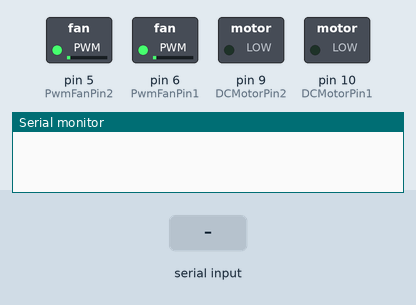
Bench run of a sketch on a simulated Arduino Uno, built with avr-gcc and run on an emulated ATmega328P. Shown: switched loads named in the sketch (green lamp = pin HIGH), the last lines printed to the serial monitor. Inputs (shaded band) come from the test bench.

Above: at 1.2 s.
1.3 s: "<90,45>" received over Serial
At 1.6 s:
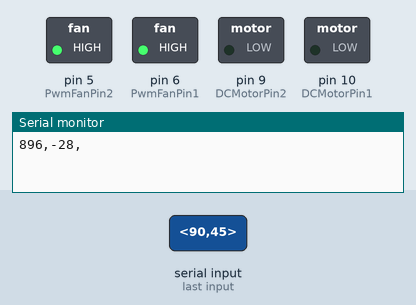
2.8 s: "<30,150>" received over Serial
At 3.9 s:
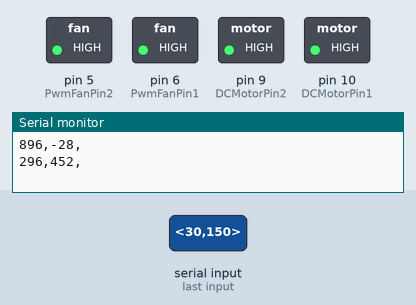
4.3 s: "<5>" received over Serial
At 5.0 s:
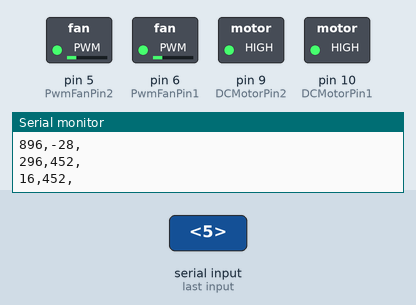
5.8 s: "<90>" received over Serial
At 6.2 s:
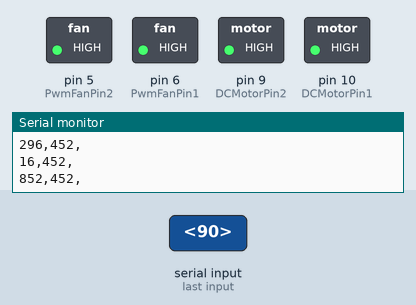
Timing chart, 0 to 8.3 s (numbered marks = the images above; inputs shaded):
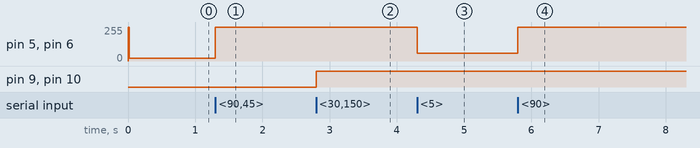

Measured:
- after the input at 1.3 s, pin 5 (PwmFanPin2), pin 6 (PwmFanPin1): 20/255 → 255/255 at once
- after the input at 2.8 s, pin 9 (DCMotorPin2), pin 10 (DCMotorPin1): LOW → HIGH at once
- after the input at 4.3 s, pin 5 (PwmFanPin2), pin 6 (PwmFanPin1): 255/255 → 58/255 at once
- after the input at 5.8 s, pin 5 (PwmFanPin2), pin 6 (PwmFanPin1): 58/255 → 255/255 at once

The sketch:

arduino.ino
```cpp
// Peripherals variables
// FANs
int PwmFanPin1     = 6;   // FAN
int PwmFanPin2     = 5;   // FAN
//int FanStartValue = 1000;
int FanValue      = 785, newfanvalue = 0, newffan = -1;
//int FanMin        = 800;  //2.44V
int FanMin        = 20;  //2.44V
int FanMax        = 255; //11.75V
long timecheck    = 0;

// DC Motors
int DCMotorPin1    = 10;   // FAN
int DCMotorPin2    = 9;   // FAN
int MotorMin       = 0;
int MotorValue     = 0;

// Serial comms variables
const byte numChars = 32;
char receivedChars[numChars];
boolean newData = false;
int i = 0;
int n_ofdata = 2;
int dataarray[] = {0,0,0,0,0,0,0,0};

void setup() {
  //Serial.begin(57600);
  Serial.begin(115200);
  Serial.setTimeout(1);
  //2----------- PWM frequency change for D5 and D6 (This seems to interfere with "delay(XXX)")
  // This PWM configuration modifies frequency in the serial port as well (not good!)
  TCCR0B = TCCR0B & B11111000 | B00000001; // for PWM frequency of 62500.00 Hz for pins D5 and D6
  //TCCR0B = TCCR0B & B11111000 | B00000011; // for PWM frequency of 976.56 Hz (The DEFAULT)

  //3----------- PWM frequency change for D9 and D10
  TCCR1B = TCCR1B & B11111000 | B00000001; // set timer 1 divisor to 1 for PWM frequency of 31372.55 Hz
  //TCCR1B = TCCR1B & B11111000 | B00000011; // for PWM frequency of 490.20 Hz (The DEFAULT)
  pinMode(PwmFanPin1, OUTPUT); // PwmFanPin as output
  pinMode(PwmFanPin2, OUTPUT); // PwmFanPin as output
  pinMode(DCMotorPin1, OUTPUT); // PwmFanPin as output
  pinMode(DCMotorPin2, OUTPUT); // PwmFanPin as output

  analogWrite(PwmFanPin1, FanMax);
  analogWrite(PwmFanPin2, FanMax);
  delay(1000);
  analogWrite(PwmFanPin1, FanMin);
  analogWrite(PwmFanPin2, FanMin);
  timecheck = millis();
}

void loop() {
  recvWithStartEndMarkers();
  if (newData == true)
  {
    showNewData();
    for (i=0; i < n_ofdata; i++)
    {Serial.print(dataarray[i]);
    Serial.print(',');}
    Serial.println("");
    newData = false;

    FanValue   = round(FanMin+(float(FanMax-FanMin)/100)*dataarray[0]);
    if (FanValue > FanMax) {FanValue = FanMax;}
    if (FanValue < FanMin) {FanValue = FanMin;}
    //if (dataarray[0]>100) {dataarray[0]=100;}
    //if (dataarray[0]<10)  {dataarray[0]=10;}
    analogWrite(PwmFanPin1, FanValue);
    analogWrite(PwmFanPin2, FanValue);

    MotorValue   = round(MotorMin+(float(FanMax-MotorMin)/100)*dataarray[1]);
    if (MotorValue > FanMax) {MotorValue = FanMax;}
    if (MotorValue < 0) {MotorValue = 0;}
//    if (dataarray[1]>100) {dataarray[1]=100;}
//    if (dataarray[1]<0)   {dataarray[1]=0;}
    analogWrite(DCMotorPin1, MotorValue);
    analogWrite(DCMotorPin2, MotorValue);

    timecheck = millis();

    delay(1);

  }
//  else
//  {if((millis()-timecheck)>2000)
//    {
//      analogWrite(PwmFanPin1, FanMin);
//      analogWrite(PwmFanPin2, FanMin);
//      analogWrite(DCMotorPin1, MotorMin);
//      analogWrite(DCMotorPin2, MotorMin);}}
}

//________________________________________________________ AUXILIARY FUNCTIONS
void recvWithStartEndMarkers() {
    static boolean recvInProgress = false;
    static byte ndx = 0;
    char startMarker = '<';
    char endMarker = '>';
    char rc;

    while (Serial.available() > 0 && newData == false) {
        rc = Serial.read();

        if (recvInProgress == true) {
            if (rc != endMarker) {
                receivedChars[ndx] = rc;
                ndx++;
                if (ndx >= numChars) {
                    ndx = numChars - 1;
                }
            }
            else {
                receivedChars[ndx] = '\0'; // terminate the string
                recvInProgress = false;
                ndx = 0;
                newData = true;
            }
        }

        else if (rc == startMarker) {
            recvInProgress = true;
        }
    }
}

void showNewData() {
    int i = 0;
    if (newData == true) {
        //Serial.print("This just in ... ");
        //Serial.println(receivedChars);
          for (i=0; i < n_ofdata; i++)
          {
            int a = (int)receivedChars[4*i]   - 48; a *= 100;
            int b = (int)receivedChars[4*i+1] - 48; b *= 10;
            int c = (int)receivedChars[4*i+2] - 48;
            dataarray[i] = a+b+c;
          }
    }
}
```
